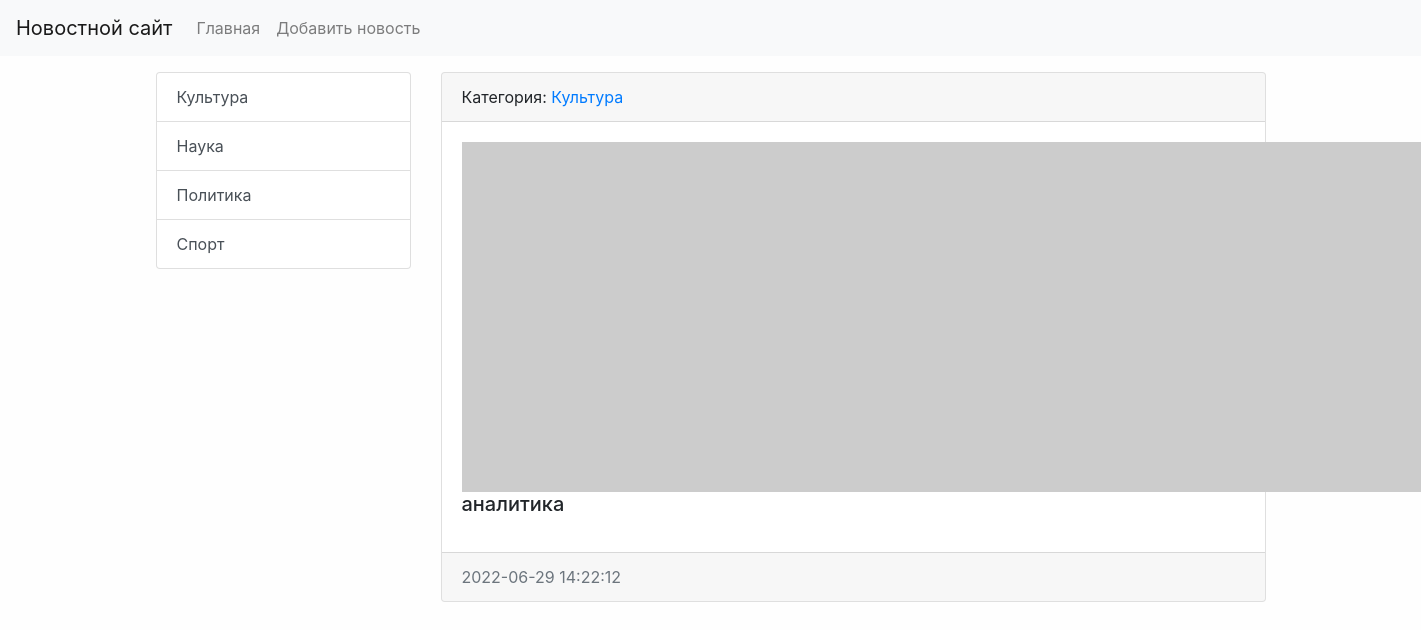
/news/12/, run on the app's committed database.
### news/models.py (models this page shows, shortened)
class Category(models.Model):
    title = models.CharField(max_length=150, db_index=True, verbose_name='Наименование категории')
    def get_absolute_url(self):
        return reverse('category', kwargs={"category_id": self.pk})
    class Meta:
        verbose_name = 'Категория'
        verbose_name_plural = 'Категрии'
        ordering = ['title']

class News(models.Model):
    title = models.CharField(max_length=150, verbose_name='Наименование')
    content = models.TextField(blank=True, verbose_name='Контент')
    created_at = models.DateTimeField(auto_now_add=True, verbose_name='Дата публикации')
    updated_at = models.DateTimeField(auto_now=True, verbose_name='Обнавлено')
    photo = models.ImageField(upload_to='photos/%Y/%m/%d/', verbose_name='Фото', blank=True)
    is_published = models.BooleanField(default=True, verbose_name='Опубликовано')
    category = models.ForeignKey('Category', on_delete=models.PROTECT,
                                 verbose_name='Категория')
    class Meta:
        verbose_name = 'Новость'
        verbose_name_plural = 'Новости'
        ordering = ['-created_at', 'title']

### news/views.py (the view)
# urls.py: path('news/<int:pk>/', ViewNews.as_view(), name='view_news'),
class ViewNews(DetailView):
    model = News
    context_object_name = 'news_item'

### news/templatetags/news_tags.py (called while the page is built)
@register.simple_tag(name='get_list_categories')
def get_categories():
    return Category.objects.all()

@register.inclusion_tag('news/list_categories.html')
def show_categories():
    categories = get_categories()
    return {'categories': categories}

### news/templates/news/news_detail.html (shortened to what this page needs)
{% extends "base.html" %}
{% block sidebar %}
{% include 'inc/_sidebar.html' %}
{% endblock%}
{% block content %}
<div class="card mb-3">
    <div class="card-header">
        Категория: <a href="{{ news_item.category.get_absolute_url }}"> {{ news_item.category.title }} </a>
    </div>
    <div class="card-body">
        {% if news_item.photo %}
        <img src="{{ news_item.photo.url }}" , alt="" , width="350" , class="float-left mr-3">
        {% else %}
        <img src="https://picsum.photos/id/1060/350/462/?blur=2" , alt="" , class="float-left mr-3">
        {% endif %}
        <h5 class="card-title">{{ news_item.title }}</h5>
    </div>
    <div class="card-footer text-muted">
        {{ news_item.created_at|date:"Y-m-d H:i:s" }}
    </div>
</div>
{% endblock%}

### news/templates/news/list_categories.html
<div class="list-group">
    {% for item in categories %}
    <a href="{{ item.get_absolute_url }}" class="list-group-item list-group-item-action">{{ item.title }}</a>
    {% endfor %}
</div>

### mysite/static/css/style.css (style rules this page uses)
body { background-color: #fefefe; }

### data on the page
Category: title "Культура"
Category: title "Наука"
Category: title "Политика"
Category: title "Спорт"
News: category "Культура", title "аналитика", created_at "2022-06-29 14:22:12"
